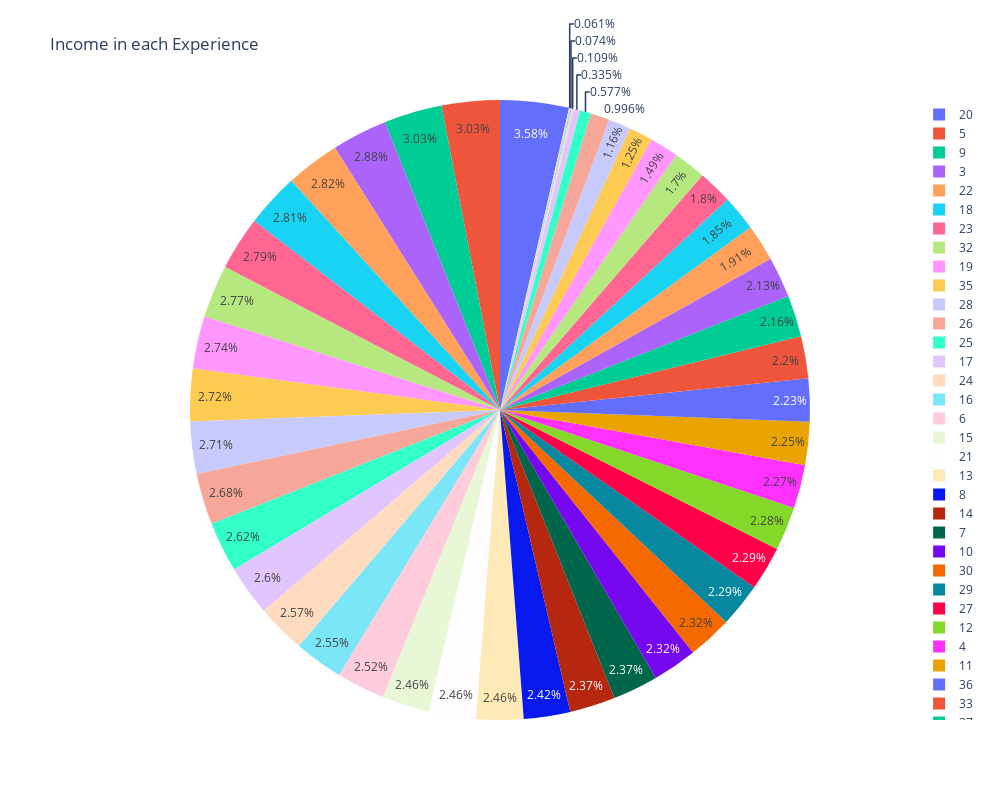

The notebook cell saved with this chart:
### Code cell
df = px.data.tips()
fig = px.pie(df3, values='Income', names='Experience', title = "Income in each Experience")
fig.update_layout(height=800, width=1000)
fig.show()

### Figure 1 — Plotly figure (JSON) as saved in the notebook; plotly's stock layout.template omitted (floating-point values rounded to 4 significant figures; data arrays with more than 128 entries replaced by an {"elided": "..."} marker saying what was removed)
{"data": [{"domain": {"x": [0, 1], "y": [0, 1]}, "hovertemplate": "Experience=%{label}<br>Income=%{value}<extra></extra>", "labels": {"elided": "5000 int values"}, "legendgroup": "", "name": "", "showlegend": true, "type": "pie", "values": {"elided": "5000 int values"}}], "layout": {"height": 800, "legend": {"tracegroupgap": 0}, "title": {"text": "Income in each Experience"}, "width": 1000}}
